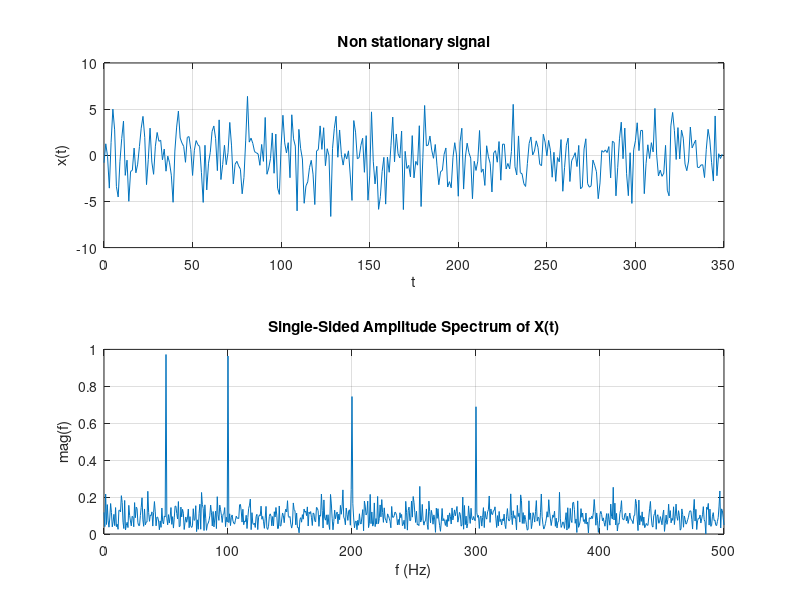

This chart was generated by the following MATLAB code: (Note: this script raises an error after producing the figure.)
% Wavelet analysis is a powerful technique for examining frequency and 
% timing details of complex, non-stationary signals. Unlike Fourier 
% transforms, the wavelet transform allows us to analyze how different 
% frequency components vary over time, making it ideal for signals whose 
% frequency structure changes during acquisition.

clear; close all; clc;


% Specify the parameters of a signal with a sampling frequency of 1 kHz and
% a signal duration of 1.5 seconds.
fs = 1000;            % Sampling frequency                    
ts = 1/fs;            % Sampling period       
l = 1500;             % Length of signal
t = (0:l-1)*ts;       % Time vector
f = fs*(0:(l/2))/l;   % Scaling


% Form a signal of sinusoid with some frequencies
frequencies = [50, 100, 200, 300];
stationary_signal = 0.9*sin(2*pi*frequencies(1)*t) + ...
                    sin(2*pi*frequencies(2)*t) + ...
                    0.8*sin(2*pi*frequencies(3)*t) + ...
                    0.7*sin(2*pi*frequencies(4)*t);


% Corrupt the signal with zero-mean white noise
non_stationary_signal = stationary_signal + 2*randn(size(t));


% Plot the noisy signal in the time domain. It is difficult to identify the
% frequency components by looking at the signal x(t).
figure;
signal_slider = 350;
subplot(211), plot(1000*t(1:signal_slider),non_stationary_signal(1:signal_slider)), grid;
title('Non stationary signal');
xlabel('t'), ylabel('x(t)');


% Compute the Fourier transform of the signal.
X_non_stationary_signal = fft(non_stationary_signal);

% Compute the two-sided spectrum P2. Then compute the single-sided spectrum
% P1 based on P2 and the even-valued signal length L.
mag_non_stationary_signal = abs(X_non_stationary_signal/l); 
half_mag_non_stationary_signal = mag_non_stationary_signal(1:l/2+1);
half_mag_non_stationary_signal(2:end-1) = 2*half_mag_non_stationary_signal(2:end-1);


% Define the frequency domain f and plot the single-sided amplitude 
% spectrum P1. The amplitudes are not exactly at 0.7 and 1, as expected, 
% because of the added noise.
% On average, longer signals produce better frequency approximations.
subplot(212), plot(f, half_mag_non_stationary_signal), grid;
title('Single-Sided Amplitude Spectrum of X(t)')
xlabel('f (Hz)'), ylabel('mag(f)');

% Indeed, it can be noted that in the case of a stationary signal, the 
% spectrum analysis is more difficult due to this additional "noise". 
% Indeed, in this case, it is possible to confuse the small amplitude 
% frequency components with the noise surrounding them. Therefore, for 
% non-stationary signals it is recommended to use a different 
% transformation that allows a more accurate analysis of the spectrum.



%% Fast DWT - MALLAT ALGORITHM
% The key idea of Mallat's algorithm is to represent a signal through a 
% series of approximations and details at different scales. Initially, the 
% signal is filtered with a low pass filter to obtain the low frequency 
% approximation, i.e. the coarse details of the signal. Then, the same 
% signal is filtered with a high-pass filter to extract high-frequency 
% details. These steps are repeated sequentially to obtain a series of 
% approximations and details at different scales.
% After each filtering pass, subsampling occurs, which results in a 
% reduction in the frequency of the signal. In practice, this means 
% selecting every second sample of the signal, thus reducing the size of 
% the data. This step is crucial to obtain an efficient and compact 
% representation of the signal at different scales.
% By repeating the process of filtering and subsampling, Mallat's algorithm
% creates a pyramid representation of the signal, where the approximations 
% become increasingly "coarse" and higher-frequency details are captured at
% different scales. This pyramid representation offers a multi-resolution 
% view of the signal, which is extremely useful in a variety of 
% applications, such as data compression, image processing and signal 
% analysis.

%% Signal decomposition
% In this case, being an application example, a 4-level decomposition will 
% be used. Obviously this decomposition could be iterated for further levels
levels = 4;
initial_frequency = 1;  % 1 Hz = 6.28 rad/s
cutoff_frequency = initial_frequency/2;     % 0.5 Hz = 3.14 rad/s
subsampling_factor = 2;
% The length of the signal is increased by introducing zeros in the tail so
% as not to have division problems when the filters are used at each level
target_length = 2048;
non_stationary_signal = [non_stationary_signal zeros(1, target_length-length(non_stationary_signal))];

%% 1st level
low_pass_1_level = lowpass(non_stationary_signal, cutoff_frequency);
low_pass_1_level = low_pass_1_level( 1 : subsampling_factor : end);
high_pass_1_level = highpass(non_stationary_signal, cutoff_frequency);
high_pass_1_level = high_pass_1_level( 1 : subsampling_factor : end);
figure;
subplot(211);
plot(1:1:target_length, non_stationary_signal(1:1:target_length));
hold on; 
plot(1:1:target_length/2, low_pass_1_level(1:1:target_length/2)), grid;
title('non-stationary-signal, lowpass-filter-1-level');
subplot(212);
plot(1:1:target_length, non_stationary_signal(1:1:target_length));
hold on; 
plot(1:1:target_length/2, high_pass_1_level(1:1:target_length/2)), grid;
title('non-stationary-signal, highpass-filter-1-level - DWT coefficients');

%% 2nd level
low_pass_2_level = lowpass(low_pass_1_level, cutoff_frequency/2);
low_pass_2_level = low_pass_2_level( 1 : subsampling_factor : end);
high_pass_2_level = highpass(high_pass_1_level, cutoff_frequency/2);
high_pass_2_level = high_pass_2_level( 1 : subsampling_factor : end);
figure;
subplot(211);
plot(1:1:target_length, non_stationary_signal(1:1:target_length));
hold on; 
plot(1:1:target_length/4, low_pass_2_level(1:1:target_length/4)), grid;
title('non-stationary-signal, lowpass-filter-2-level');
subplot(212);
plot(1:1:target_length, non_stationary_signal(1:1:target_length));
hold on; 
plot(1:1:target_length/4, high_pass_2_level(1:1:target_length/4)), grid;
title('non-stationary-signal, highpass-filter-2-level - DWT coefficients');

%% 3rd level
low_pass_3_level = lowpass(low_pass_2_level, cutoff_frequency/4);
low_pass_3_level = low_pass_3_level( 1 : subsampling_factor : end);
high_pass_3_level = highpass(high_pass_2_level, cutoff_frequency/4);
high_pass_3_level = high_pass_3_level( 1 : subsampling_factor : end);
figure;
subplot(211);
plot(1:1:target_length, non_stationary_signal(1:1:target_length));
hold on; 
plot(1:1:target_length/8, low_pass_3_level(1:1:target_length/8)), grid;
title('non-stationary-signal, lowpass-filter-3-level');
subplot(212);
plot(1:1:target_length, non_stationary_signal(1:1:target_length));
hold on; 
plot(1:1:target_length/8, high_pass_3_level(1:1:target_length/8)), grid;
title('non-stationary-signal, highpass-filter-3-level - DWT coefficients');

%% 4th level
low_pass_4_level = lowpass(low_pass_3_level, cutoff_frequency/8);
low_pass_4_level = low_pass_4_level( 1 : subsampling_factor : end);
high_pass_4_level = highpass(high_pass_3_level, cutoff_frequency/8);
high_pass_4_level = high_pass_4_level( 1 : subsampling_factor : end);
figure;
subplot(211);
plot(1:1:target_length, non_stationary_signal(1:1:target_length));
hold on; 
plot(1:1:target_length/16, low_pass_4_level(1:1:target_length/16)), grid;
title('non-stationary-signal, lowpass-filter-4-level');
subplot(212);
plot(1:1:target_length, non_stationary_signal(1:1:target_length));
hold on; 
plot(1:1:target_length/16, high_pass_4_level(1:1:target_length/16)), grid;
title('non-stationary-signal, highpass-filter-4-level - DWT coefficients');


%% Signal reconstruction
% In Mallat's algorithm, the reconstruction of the signal starting from the
% approximations and details obtained through the wave decomposition takes 
% place through an inverse process. This process involves the use of 
% lowpass and highpass filters, along with the upsampling pass.
% After obtaining the approximations and details at different scales 
% through wave decomposition, the reconstruction process begins with the 
% upsampling phase. Upsampling involves expanding the signal to twice the 
% frequency of its original sampled frequency. This means that zeros are 
% added between signal samples to increase their size.
% Next, the upsampled signal is filtered with a lowpass filter and a 
% highpass filter. The low-pass filter is used to reconstruct the 
% approximation of the low-frequency signal, while the high-pass filter is 
% used to reintroduce high-frequency detail. These filters are designed to 
% be the "conjugates" of the filters used in the decomposition step.
% The outputs of the lowpass and highpass filters are then summed to obtain
% a single approximation of the reconstruction. This approximation is 
% associated with the higher (coarser) scale of the wave decomposition. The
% reconstruction process continues iterating through the different scales, 
% gradually adding high-frequency detail to achieve a complete 
% reconstruction of the original signal.
% The entire reconstruction process using Mallat's algorithm uses 
% upsampling and low-pass/high-pass filters to combine the approximations 
% and details at different scales and obtain a final approximation of the 
% original non-stationary signal. This technique is particularly useful in 
% applications where it is desired to analyze and manipulate non-stationary
% signals, such as in image processing, data compression, and many other 
% areas of signal processing and data analysis.
lowpass_cutoff_frequencies_reconstruction = [0.48296, 0.8365, 0.22414, -0.12941];
highpass_cutoff_frequencies_reconstruction = [-0.12941, -0.22414, 0.8365, -0.48296];

upsampling_factor = 2;


high_pass_4_level_upsampled = upsample(high_pass_4_level, upsampling_factor);
low_pass_4_level_upsampled = upsample(low_pass_4_level, upsampling_factor);
high_pass_4_level_upsampled_tosum = highpass(high_pass_4_level_upsampled, cutoff_frequency/16);
low_pass_4_level_upsampled_tosum = lowpass(low_pass_4_level_upsampled, cutoff_frequency/16);
level_4 = high_pass_4_level_upsampled_tosum + low_pass_4_level_upsampled_tosum;

high_pass_3_level_upsampled = upsample(high_pass_3_level, upsampling_factor);
low_pass_3_level_upsampled = upsample(level_4, upsampling_factor);
high_pass_3_level_upsampled_tosum = highpass(high_pass_3_level_upsampled, cutoff_frequency/8);
low_pass_3_level_upsampled_tosum = lowpass(low_pass_3_level_upsampled, cutoff_frequency/8);
level_3 = high_pass_3_level_upsampled_tosum + low_pass_3_level_upsampled_tosum;

high_pass_2_level_upsampled = upsample(high_pass_2_level, upsampling_factor);
low_pass_2_level_upsampled = upsample(level_3, upsampling_factor);
high_pass_2_level_upsampled_tosum = highpass(high_pass_2_level_upsampled, cutoff_frequency/4);
low_pass_2_level_upsampled_tosum = lowpass(low_pass_2_level_upsampled, cutoff_frequency/4);
level_2 = high_pass_2_level_upsampled_tosum + low_pass_2_level_upsampled_tosum;

high_pass_1_level_upsampled = upsample(high_pass_1_level, upsampling_factor);
low_pass_1_level_upsampled = upsample(level_2, upsampling_factor);
high_pass_1_level_upsampled_tosum = highpass(high_pass_1_level_upsampled, cutoff_frequency/2);
low_pass_1_level_upsampled_tosum = lowpass(low_pass_1_level_upsampled, cutoff_frequency/2);
level_1 = high_pass_1_level_upsampled_tosum + low_pass_1_level_upsampled_tosum;

reconstructed_signal = level_1;

figure, plot(1:1:target_length, non_stationary_signal), hold on, plot(1:1:target_length, reconstructed_signal);
legend('original','reconstructed'), grid;


%% Audio comparison
% To verify the correspondence between the original signal and the 
% reconstructed one, it is assumed that this signal is an audio signal. 
% Therefore, we proceed with an audio comparison
player_nonstationary_signal = audioplayer(non_stationary_signal, fs);
play(player_nonstationary_signal);
pause(5);
player_reconstructed_signal = audioplayer(reconstructed_signal, fs);
play(player_reconstructed_signal);

%% Error analysis
% Furthermore, the error occurs, i.e. how much the reconstructed signal 
% deviates from the original signal
figure, plot(1:1:target_length, non_stationary_signal-reconstructed_signal), legend('difference'), grid;

